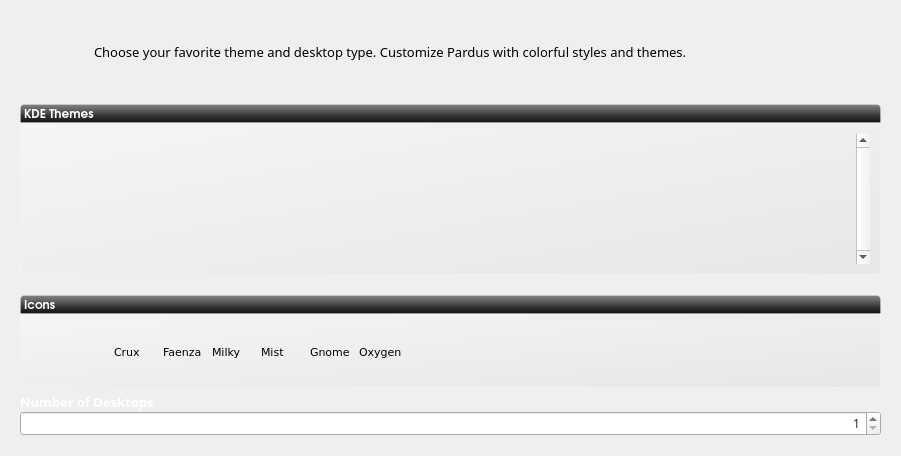
<?xml version="1.0" encoding="UTF-8"?>
<ui version="4.0">
 <class>styleWidget</class>
 <widget class="QWidget" name="styleWidget">
  <property name="geometry">
   <rect>
    <x>0</x>
    <y>0</y>
    <width>901</width>
    <height>456</height>
   </rect>
  </property>
  <property name="font">
   <font>
    <family>URW Gothic L</family>
    <pointsize>11</pointsize>
   </font>
  </property>
  <property name="windowTitle">
   <string>Themes</string>
  </property>
  <property name="styleSheet">
   <string notr="true">#iconContainer{padding:10px;background-color: qlineargradient(spread:pad, x1:1, y1:1, x2:0, y2:0, stop:0 rgba(219, 219, 219, 100), stop:1 rgba(255, 255, 255, 100));border: 1px solid rgba(255,255,255,50);border-bottom-left-radius: 4px;border-bottom-right-radius: 4px;}

#listIcon{ background-color: rgba(0,0,0,0); }</string>
  </property>
  <layout class="QGridLayout" name="gridLayout">
   <property name="margin">
    <number>20</number>
   </property>
   <property name="spacing">
    <number>0</number>
   </property>
   <item row="0" column="0">
    <widget class="QLabel" name="label_2">
     <property name="minimumSize">
      <size>
       <width>64</width>
       <height>64</height>
      </size>
     </property>
     <property name="maximumSize">
      <size>
       <width>64</width>
       <height>64</height>
      </size>
     </property>
     <property name="text">
      <string/>
     </property>
     <property name="pixmap">
      <pixmap resource="../data/kaptan.qrc">:/raw/pixmap/preferences-desktop-color.png</pixmap>
     </property>
    </widget>
   </item>
   <item row="0" column="1">
    <widget class="QLabel" name="description">
     <property name="minimumSize">
      <size>
       <width>300</width>
       <height>0</height>
      </size>
     </property>
     <property name="font">
      <font>
       <family>Sans Serif</family>
       <pointsize>10</pointsize>
       <weight>50</weight>
       <bold>false</bold>
      </font>
     </property>
     <property name="styleSheet">
      <string notr="true"/>
     </property>
     <property name="text">
      <string>Choose your favorite theme and desktop type. Customize Pardus with colorful styles and themes.</string>
     </property>
     <property name="wordWrap">
      <bool>true</bool>
     </property>
     <property name="indent">
      <number>10</number>
     </property>
    </widget>
   </item>
   <item row="1" column="0">
    <spacer name="verticalSpacer_3">
     <property name="orientation">
      <enum>Qt::Vertical</enum>
     </property>
     <property name="sizeType">
      <enum>QSizePolicy::Fixed</enum>
     </property>
     <property name="sizeHint" stdset="0">
      <size>
       <width>20</width>
       <height>20</height>
      </size>
     </property>
    </spacer>
   </item>
   <item row="2" column="0" colspan="2">
    <layout class="QVBoxLayout" name="verticalLayout">
     <property name="spacing">
      <number>0</number>
     </property>
     <item>
      <widget class="QLabel" name="label">
       <property name="font">
        <font>
         <family>URW Gothic L</family>
         <pointsize>9</pointsize>
         <weight>75</weight>
         <bold>true</bold>
         <underline>false</underline>
        </font>
       </property>
       <property name="styleSheet">
        <string notr="true">    background-color: qlineargradient(spread:pad, x1:0.5, y1:0, x2:0.5, y2:1, stop:0 rgba(132, 132, 132, 255), stop:0.501481 rgba(70, 70, 70, 255), stop:0.503057 rgba(62, 62, 62, 255), stop:1 rgba(16, 16, 16, 255));
/*background-color: qlineargradient(spread:pad, x1:1, y1:1, x2:0, y2:0, stop:0 rgba(219, 219, 219, 100), stop:1 rgba(255, 255, 255, 100));*/
border: 1px solid rgba(255,255,255,50);
color:white;
border-top-left-radius: 4px;
border-top-right-radius: 4px;</string>
       </property>
       <property name="text">
        <string>KDE Themes</string>
       </property>
       <property name="margin">
        <number>5</number>
       </property>
      </widget>
     </item>
     <item>
      <widget class="QListWidget" name="listStyles">
       <property name="enabled">
        <bool>true</bool>
       </property>
       <property name="minimumSize">
        <size>
         <width>0</width>
         <height>0</height>
        </size>
       </property>
       <property name="font">
        <font>
         <family>URW Gothic L</family>
         <pointsize>8</pointsize>
         <weight>50</weight>
         <bold>false</bold>
        </font>
       </property>
       <property name="styleSheet">
        <string notr="true">#listStyles{
padding:10px;
background-color: qlineargradient(spread:pad, x1:1, y1:1, x2:0, y2:0, stop:0 rgba(219, 219, 219, 100), stop:1 rgba(255, 255, 255, 100));
border: 1px solid rgba(255,255,255,50);
border-bottom-left-radius: 4px;
border-bottom-right-radius: 4px;
}
</string>
       </property>
       <property name="frameShape">
        <enum>QFrame::NoFrame</enum>
       </property>
       <property name="verticalScrollBarPolicy">
        <enum>Qt::ScrollBarAlwaysOn</enum>
       </property>
       <property name="alternatingRowColors">
        <bool>false</bool>
       </property>
       <property name="verticalScrollMode">
        <enum>QAbstractItemView::ScrollPerPixel</enum>
       </property>
       <property name="horizontalScrollMode">
        <enum>QAbstractItemView::ScrollPerPixel</enum>
       </property>
       <property name="movement">
        <enum>QListView::Static</enum>
       </property>
       <property name="isWrapping" stdset="0">
        <bool>true</bool>
       </property>
       <property name="resizeMode">
        <enum>QListView::Adjust</enum>
       </property>
       <property name="layoutMode">
        <enum>QListView::SinglePass</enum>
       </property>
       <property name="spacing">
        <number>0</number>
       </property>
       <property name="gridSize">
        <size>
         <width>140</width>
         <height>170</height>
        </size>
       </property>
       <property name="viewMode">
        <enum>QListView::IconMode</enum>
       </property>
       <property name="uniformItemSizes">
        <bool>true</bool>
       </property>
       <property name="batchSize">
        <number>1</number>
       </property>
       <property name="wordWrap">
        <bool>true</bool>
       </property>
       <property name="selectionRectVisible">
        <bool>true</bool>
       </property>
      </widget>
     </item>
     <item>
      <spacer name="verticalSpacer_4">
       <property name="orientation">
        <enum>Qt::Vertical</enum>
       </property>
       <property name="sizeType">
        <enum>QSizePolicy::Fixed</enum>
       </property>
       <property name="sizeHint" stdset="0">
        <size>
         <width>20</width>
         <height>20</height>
        </size>
       </property>
      </spacer>
     </item>
     <item>
      <widget class="QLabel" name="label_3">
       <property name="font">
        <font>
         <family>URW Gothic L</family>
         <pointsize>9</pointsize>
         <weight>75</weight>
         <bold>true</bold>
         <underline>false</underline>
        </font>
       </property>
       <property name="styleSheet">
        <string notr="true">    background-color: qlineargradient(spread:pad, x1:0.5, y1:0, x2:0.5, y2:1, stop:0 rgba(132, 132, 132, 255), stop:0.501481 rgba(70, 70, 70, 255), stop:0.503057 rgba(62, 62, 62, 255), stop:1 rgba(16, 16, 16, 255));
/*background-color: qlineargradient(spread:pad, x1:1, y1:1, x2:0, y2:0, stop:0 rgba(219, 219, 219, 100), stop:1 rgba(255, 255, 255, 100));*/
border: 1px solid rgba(255,255,255,50);
color:white;
border-top-left-radius: 4px;
border-top-right-radius: 4px;</string>
       </property>
       <property name="text">
        <string>Icons</string>
       </property>
       <property name="margin">
        <number>5</number>
       </property>
      </widget>
     </item>
     <item>
      <widget class="QGroupBox" name="iconContainer">
       <property name="title">
        <string/>
       </property>
       <property name="flat">
        <bool>true</bool>
       </property>
       <property name="checkable">
        <bool>false</bool>
       </property>
       <layout class="QHBoxLayout" name="horizontalLayout">
        <property name="spacing">
         <number>0</number>
        </property>
        <property name="margin">
         <number>0</number>
        </property>
        <item>
         <widget class="QListWidget" name="listIcon">
          <property name="sizePolicy">
           <sizepolicy hsizetype="Fixed" vsizetype="Fixed">
            <horstretch>0</horstretch>
            <verstretch>0</verstretch>
           </sizepolicy>
          </property>
          <property name="minimumSize">
           <size>
            <width>679</width>
            <height>0</height>
           </size>
          </property>
          <property name="maximumSize">
           <size>
            <width>16777215</width>
            <height>65</height>
           </size>
          </property>
          <property name="styleSheet">
           <string notr="true"/>
          </property>
          <property name="frameShape">
           <enum>QFrame::NoFrame</enum>
          </property>
          <property name="verticalScrollBarPolicy">
           <enum>Qt::ScrollBarAlwaysOff</enum>
          </property>
          <property name="horizontalScrollBarPolicy">
           <enum>Qt::ScrollBarAlwaysOff</enum>
          </property>
          <property name="alternatingRowColors">
           <bool>false</bool>
          </property>
          <property name="iconSize">
           <size>
            <width>30</width>
            <height>30</height>
           </size>
          </property>
          <property name="textElideMode">
           <enum>Qt::ElideNone</enum>
          </property>
          <property name="movement">
           <enum>QListView::Free</enum>
          </property>
          <property name="flow">
           <enum>QListView::LeftToRight</enum>
          </property>
          <property name="isWrapping" stdset="0">
           <bool>false</bool>
          </property>
          <property name="resizeMode">
           <enum>QListView::Fixed</enum>
          </property>
          <property name="layoutMode">
           <enum>QListView::Batched</enum>
          </property>
          <property name="spacing">
           <number>10</number>
          </property>
          <property name="viewMode">
           <enum>QListView::ListMode</enum>
          </property>
          <property name="uniformItemSizes">
           <bool>true</bool>
          </property>
          <property name="wordWrap">
           <bool>true</bool>
          </property>
          <property name="selectionRectVisible">
           <bool>false</bool>
          </property>
          <property name="currentRow">
           <number>-1</number>
          </property>
          <item>
           <property name="text">
            <string>Crux</string>
           </property>
           <property name="font">
            <font>
             <family>DejaVu Sans</family>
             <pointsize>8</pointsize>
            </font>
           </property>
           <property name="icon">
            <iconset resource="../data/kaptan.qrc">
             <normaloff>:/raw/gnome_icons/Crux.png</normaloff>:/raw/gnome_icons/Crux.png</iconset>
           </property>
          </item>
          <item>
           <property name="text">
            <string>Faenza</string>
           </property>
           <property name="font">
            <font>
             <family>DejaVu Sans</family>
             <pointsize>8</pointsize>
            </font>
           </property>
           <property name="icon">
            <iconset resource="../data/kaptan.qrc">
             <normaloff>:/raw/gnome_icons/Faenza.png</normaloff>:/raw/gnome_icons/Faenza.png</iconset>
           </property>
          </item>
          <item>
           <property name="text">
            <string>Milky</string>
           </property>
           <property name="font">
            <font>
             <family>DejaVu Sans</family>
             <pointsize>8</pointsize>
            </font>
           </property>
           <property name="icon">
            <iconset resource="../data/kaptan.qrc">
             <normaloff>:/raw/gnome_icons/milky.png</normaloff>:/raw/gnome_icons/milky.png</iconset>
           </property>
          </item>
          <item>
           <property name="text">
            <string>Mist</string>
           </property>
           <property name="font">
            <font>
             <family>DejaVu Sans</family>
             <pointsize>8</pointsize>
            </font>
           </property>
           <property name="icon">
            <iconset resource="../data/kaptan.qrc">
             <normaloff>:/raw/gnome_icons/Mist.png</normaloff>:/raw/gnome_icons/Mist.png</iconset>
           </property>
          </item>
          <item>
           <property name="text">
            <string>Gnome</string>
           </property>
           <property name="font">
            <font>
             <family>DejaVu Sans</family>
             <pointsize>8</pointsize>
            </font>
           </property>
           <property name="icon">
            <iconset resource="../data/kaptan.qrc">
             <normaloff>:/raw/gnome_icons/gnome.png</normaloff>:/raw/gnome_icons/gnome.png</iconset>
           </property>
          </item>
          <item>
           <property name="text">
            <string>Oxygen</string>
           </property>
           <property name="font">
            <font>
             <family>DejaVu Sans</family>
             <pointsize>8</pointsize>
            </font>
           </property>
           <property name="icon">
            <iconset resource="../data/kaptan.qrc">
             <normaloff>:/raw/gnome_icons/oxygen.png</normaloff>:/raw/gnome_icons/oxygen.png</iconset>
           </property>
          </item>
         </widget>
        </item>
       </layout>
      </widget>
     </item>
     <item>
      <spacer name="verticalSpacer_5">
       <property name="orientation">
        <enum>Qt::Vertical</enum>
       </property>
       <property name="sizeType">
        <enum>QSizePolicy::Fixed</enum>
       </property>
       <property name="sizeHint" stdset="0">
        <size>
         <width>20</width>
         <height>5</height>
        </size>
       </property>
      </spacer>
     </item>
     <item>
      <layout class="QHBoxLayout" name="horizontalLayout_2"/>
     </item>
    </layout>
   </item>
   <item row="3" column="0" colspan="2">
    <layout class="QVBoxLayout" name="verticalLayout_2">
     <item>
      <widget class="QLabel" name="labelDesktopNumbers">
       <property name="font">
        <font>
         <family>Sans Serif</family>
         <pointsize>10</pointsize>
         <weight>75</weight>
         <bold>true</bold>
        </font>
       </property>
       <property name="styleSheet">
        <string notr="true">color: white</string>
       </property>
       <property name="text">
        <string>Number of Desktops</string>
       </property>
      </widget>
     </item>
     <item>
      <widget class="QSpinBox" name="spinBoxDesktopNumbers">
       <property name="font">
        <font>
         <family>Sans Serif</family>
         <pointsize>9</pointsize>
        </font>
       </property>
       <property name="layoutDirection">
        <enum>Qt::LeftToRight</enum>
       </property>
       <property name="styleSheet">
        <string notr="true">color: rgb(30, 43, 51)</string>
       </property>
       <property name="alignment">
        <set>Qt::AlignRight|Qt::AlignTrailing|Qt::AlignVCenter</set>
       </property>
       <property name="minimum">
        <number>1</number>
       </property>
      </widget>
     </item>
    </layout>
   </item>
  </layout>
 </widget>
 <resources>
  <include location="../data/kaptan.qrc"/>
 </resources>
 <connections/>
</ui>
